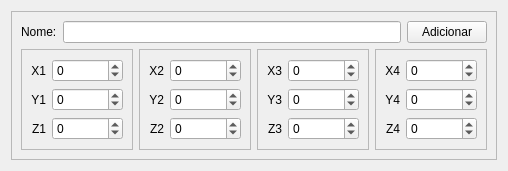
      <widget class="QWidget" name="bezier_curve">
       <attribute name="title">
        <string>Curva de Bézier</string>
       </attribute>
       <layout class="QGridLayout" name="gridLayout_21">
        <item row="0" column="0">
         <widget class="QFrame" name="frame_7">
          <property name="frameShape">
           <enum>QFrame::StyledPanel</enum>
          </property>
          <property name="frameShadow">
           <enum>QFrame::Raised</enum>
          </property>
          <layout class="QVBoxLayout" name="verticalLayout_10">
           <item>
            <layout class="QHBoxLayout" name="horizontalLayout_19">
             <item>
              <widget class="QLabel" name="label_bezier_curve_name">
               <property name="text">
                <string>Nome:</string>
               </property>
              </widget>
             </item>
             <item>
              <widget class="QLineEdit" name="lineEditBezierCurveName"/>
             </item>
             <item>
              <widget class="QPushButton" name="pushButtonAddBezierCurve">
               <property name="text">
                <string>Adicionar</string>
               </property>
              </widget>
             </item>
            </layout>
           </item>
           <item>
            <layout class="QHBoxLayout" name="horizontalLayout_40">
             <item>
              <widget class="QFrame" name="frame_11">
               <property name="frameShape">
                <enum>QFrame::StyledPanel</enum>
               </property>
               <property name="frameShadow">
                <enum>QFrame::Raised</enum>
               </property>
               <layout class="QGridLayout" name="gridLayout_12">
                <item row="0" column="0">
                 <layout class="QHBoxLayout" name="horizontalLayout_20">
                  <item>
                   <widget class="QLabel" name="label_curve_x1">
                    <property name="text">
                     <string>X1</string>
                    </property>
                    <property name="alignment">
                     <set>Qt::AlignRight|Qt::AlignTrailing|Qt::AlignVCenter</set>
                    </property>
                   </widget>
                  </item>
                  <item>
                   <widget class="QDoubleSpinBox" name="curve_x1">
                    <property name="decimals">
                     <number>0</number>
                    </property>
                    <property name="minimum">
                     <double>-999999999.000000000000000</double>
                    </property>
                    <property name="maximum">
                     <double>999999999.000000000000000</double>
                    </property>
                   </widget>
                  </item>
                 </layout>
                </item>
                <item row="1" column="0">
                 <layout class="QHBoxLayout" name="horizontalLayout_32">
                  <item>
                   <widget class="QLabel" name="label_curve_y1_2">
                    <property name="text">
                     <string>Y1</string>
                    </property>
                    <property name="alignment">
                     <set>Qt::AlignRight|Qt::AlignTrailing|Qt::AlignVCenter</set>
                    </property>
                   </widget>
                  </item>
                  <item>
                   <widget class="QDoubleSpinBox" name="curve_y1">
                    <property name="decimals">
                     <number>0</number>
                    </property>
                    <property name="minimum">
                     <double>-999999999.000000000000000</double>
                    </property>
                    <property name="maximum">
                     <double>999999999.000000000000000</double>
                    </property>
                   </widget>
                  </item>
                 </layout>
                </item>
                <item row="2" column="0">
                 <layout class="QHBoxLayout" name="horizontalLayout_21">
                  <item>
                   <widget class="QLabel" name="label_curve_z1">
                    <property name="text">
                     <string>Z1</string>
                    </property>
                    <property name="alignment">
                     <set>Qt::AlignRight|Qt::AlignTrailing|Qt::AlignVCenter</set>
                    </property>
                   </widget>
                  </item>
                  <item>
                   <widget class="QDoubleSpinBox" name="curve_z1">
                    <property name="decimals">
                     <number>0</number>
                    </property>
                    <property name="minimum">
                     <double>-999999999.000000000000000</double>
                    </property>
                    <property name="maximum">
                     <double>999999999.000000000000000</double>
                    </property>
                   </widget>
                  </item>
                 </layout>
                </item>
               </layout>
              </widget>
             </item>
             <item>
              <widget class="QFrame" name="frame_12">
               <property name="frameShape">
                <enum>QFrame::StyledPanel</enum>
               </property>
               <property name="frameShadow">
                <enum>QFrame::Raised</enum>
               </property>
               <layout class="QGridLayout" name="gridLayout_14">
                <item row="0" column="0">
                 <layout class="QHBoxLayout" name="horizontalLayout_22">
                  <item>
                   <widget class="QLabel" name="label_curve_x2">
                    <property name="text">
                     <string>X2</string>
                    </property>
                    <property name="alignment">
                     <set>Qt::AlignRight|Qt::AlignTrailing|Qt::AlignVCenter</set>
                    </property>
                   </widget>
                  </item>
                  <item>
                   <widget class="QDoubleSpinBox" name="curve_x2">
                    <property name="decimals">
                     <number>0</number>
                    </property>
                    <property name="minimum">
                     <double>-999999999.000000000000000</double>
                    </property>
                    <property name="maximum">
                     <double>999999999.000000000000000</double>
                    </property>
                   </widget>
                  </item>
                 </layout>
                </item>
                <item row="1" column="0">
                 <layout class="QHBoxLayout" name="horizontalLayout_23">
                  <item>
                   <widget class="QLabel" name="label_curve_y2">
                    <property name="text">
                     <string>Y2</string>
                    </property>
                    <property name="alignment">
                     <set>Qt::AlignRight|Qt::AlignTrailing|Qt::AlignVCenter</set>
                    </property>
                   </widget>
                  </item>
                  <item>
                   <widget class="QDoubleSpinBox" name="curve_y2">
                    <property name="decimals">
                     <number>0</number>
                    </property>
                    <property name="minimum">
                     <double>-999999999.000000000000000</double>
                    </property>
                    <property name="maximum">
                     <double>999999999.000000000000000</double>
                    </property>
                   </widget>
                  </item>
                 </layout>
                </item>
                <item row="2" column="0">
                 <layout class="QHBoxLayout" name="horizontalLayout_37">
                  <item>
                   <widget class="QLabel" name="label_curve_z2">
                    <property name="text">
                     <string>Z2</string>
                    </property>
                    <property name="alignment">
                     <set>Qt::AlignRight|Qt::AlignTrailing|Qt::AlignVCenter</set>
                    </property>
                   </widget>
                  </item>
                  <item>
                   <widget class="QDoubleSpinBox" name="curve_z2">
                    <property name="decimals">
                     <number>0</number>
                    </property>
                    <property name="minimum">
                     <double>-999999999.000000000000000</double>
                    </property>
                    <property name="maximum">
                     <double>999999999.000000000000000</double>
                    </property>
                   </widget>
                  </item>
                 </layout>
                </item>
               </layout>
              </widget>
             </item>
             <item>
              <widget class="QFrame" name="frame_14">
               <property name="frameShape">
                <enum>QFrame::StyledPanel</enum>
               </property>
               <property name="frameShadow">
                <enum>QFrame::Raised</enum>
               </property>
               <layout class="QGridLayout" name="gridLayout_17">
                <item row="0" column="0">
                 <layout class="QHBoxLayout" name="horizontalLayout_30">
                  <item>
                   <widget class="QLabel" name="label_curve_x3">
                    <property name="text">
                     <string>X3</string>
                    </property>
                    <property name="alignment">
                     <set>Qt::AlignRight|Qt::AlignTrailing|Qt::AlignVCenter</set>
                    </property>
                   </widget>
                  </item>
                  <item>
                   <widget class="QDoubleSpinBox" name="curve_x3">
                    <property name="decimals">
                     <number>0</number>
                    </property>
                    <property name="minimum">
                     <double>-999999999.000000000000000</double>
                    </property>
                    <property name="maximum">
                     <double>999999999.000000000000000</double>
                    </property>
                   </widget>
                  </item>
                 </layout>
                </item>
                <item row="1" column="0">
                 <layout class="QHBoxLayout" name="horizontalLayout_31">
                  <item>
                   <widget class="QLabel" name="label_curve_y3">
                    <property name="text">
                     <string>Y3</string>
                    </property>
                    <property name="alignment">
                     <set>Qt::AlignRight|Qt::AlignTrailing|Qt::AlignVCenter</set>
                    </property>
                   </widget>
                  </item>
                  <item>
                   <widget class="QDoubleSpinBox" name="curve_y3">
                    <property name="decimals">
                     <number>0</number>
                    </property>
                    <property name="minimum">
                     <double>-999999999.000000000000000</double>
                    </property>
                    <property name="maximum">
                     <double>999999999.000000000000000</double>
                    </property>
                   </widget>
                  </item>
                 </layout>
                </item>
                <item row="2" column="0">
                 <layout class="QHBoxLayout" name="horizontalLayout_38">
                  <item>
                   <widget class="QLabel" name="label_curve_z3">
                    <property name="text">
                     <string>Z3</string>
                    </property>
                    <property name="alignment">
                     <set>Qt::AlignRight|Qt::AlignTrailing|Qt::AlignVCenter</set>
                    </property>
                   </widget>
                  </item>
                  <item>
                   <widget class="QDoubleSpinBox" name="curve_z3">
                    <property name="decimals">
                     <number>0</number>
                    </property>
                    <property name="minimum">
                     <double>-999999999.000000000000000</double>
                    </property>
                    <property name="maximum">
                     <double>999999999.000000000000000</double>
                    </property>
                   </widget>
                  </item>
                 </layout>
                </item>
               </layout>
              </widget>
             </item>
             <item>
              <widget class="QFrame" name="frame_13">
               <property name="frameShape">
                <enum>QFrame::StyledPanel</enum>
               </property>
               <property name="frameShadow">
                <enum>QFrame::Raised</enum>
               </property>
               <layout class="QGridLayout" name="gridLayout_18">
                <item row="0" column="0">
                 <layout class="QHBoxLayout" name="horizontalLayout_28">
                  <item>
                   <widget class="QLabel" name="label_curve_x4">
                    <property name="text">
                     <string>X4</string>
                    </property>
                    <property name="alignment">
                     <set>Qt::AlignRight|Qt::AlignTrailing|Qt::AlignVCenter</set>
                    </property>
                   </widget>
                  </item>
                  <item>
                   <widget class="QDoubleSpinBox" name="curve_x4">
                    <property name="decimals">
                     <number>0</number>
                    </property>
                    <property name="minimum">
                     <double>-999999999.000000000000000</double>
                    </property>
                    <property name="maximum">
                     <double>999999999.000000000000000</double>
                    </property>
                   </widget>
                  </item>
                 </layout>
                </item>
                <item row="1" column="0">
                 <layout class="QHBoxLayout" name="horizontalLayout_29">
                  <item>
                   <widget class="QLabel" name="label_curve_y4">
                    <property name="text">
                     <string>Y4</string>
                    </property>
                    <property name="alignment">
                     <set>Qt::AlignRight|Qt::AlignTrailing|Qt::AlignVCenter</set>
                    </property>
                   </widget>
                  </item>
                  <item>
                   <widget class="QDoubleSpinBox" name="curve_y4">
                    <property name="decimals">
                     <number>0</number>
                    </property>
                    <property name="minimum">
                     <double>-999999999.000000000000000</double>
                    </property>
                    <property name="maximum">
                     <double>999999999.000000000000000</double>
                    </property>
                   </widget>
                  </item>
                 </layout>
                </item>
                <item row="2" column="0">
                 <layout class="QHBoxLayout" name="horizontalLayout_39">
                  <item>
                   <widget class="QLabel" name="label_curve_z4">
                    <property name="text">
                     <string>Z4</string>
                    </property>
                    <property name="alignment">
                     <set>Qt::AlignRight|Qt::AlignTrailing|Qt::AlignVCenter</set>
                    </property>
                   </widget>
                  </item>
                  <item>
                   <widget class="QDoubleSpinBox" name="curve_z4">
                    <property name="decimals">
                     <number>0</number>
                    </property>
                    <property name="minimum">
                     <double>-999999999.000000000000000</double>
                    </property>
                    <property name="maximum">
                     <double>999999999.000000000000000</double>
                    </property>
                   </widget>
                  </item>
                 </layout>
                </item>
               </layout>
              </widget>
             </item>
            </layout>
           </item>
          </layout>
          <zorder></zorder>
         </widget>
        </item>
       </layout>
      </widget>
